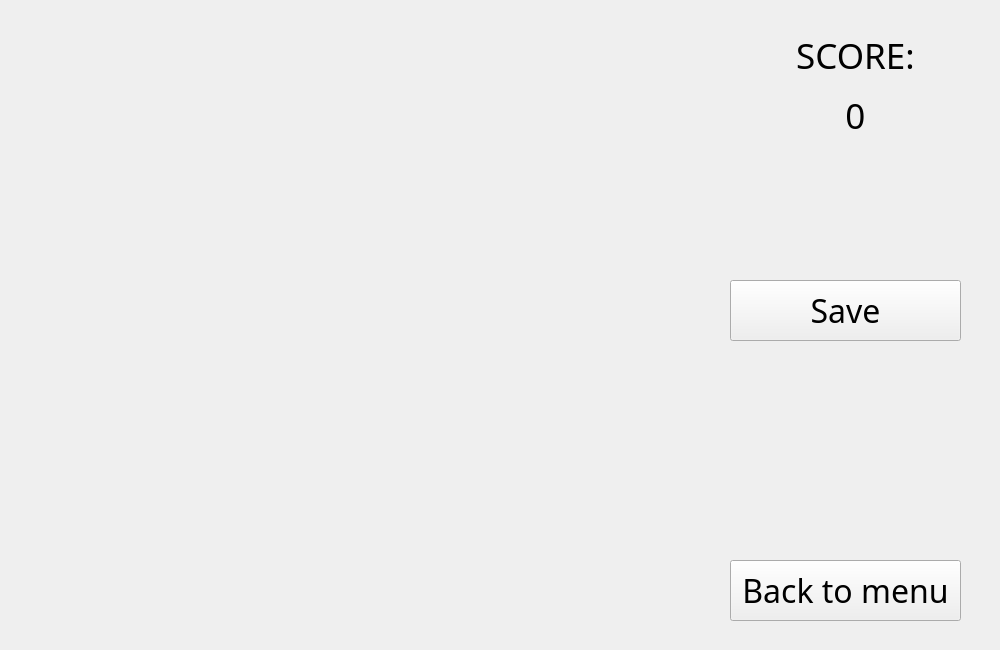
<?xml version="1.0" encoding="UTF-8"?>
<ui version="4.0">
 <class>GameWindow</class>
 <widget class="QDialog" name="GameWindow">
  <property name="windowModality">
   <enum>Qt::WindowModal</enum>
  </property>
  <property name="geometry">
   <rect>
    <x>0</x>
    <y>0</y>
    <width>1000</width>
    <height>650</height>
   </rect>
  </property>
  <property name="windowTitle">
   <string>2048</string>
  </property>
  <widget class="QPushButton" name="saveButton">
   <property name="geometry">
    <rect>
     <x>730</x>
     <y>280</y>
     <width>231</width>
     <height>61</height>
    </rect>
   </property>
   <property name="sizeIncrement">
    <size>
     <width>0</width>
     <height>0</height>
    </size>
   </property>
   <property name="font">
    <font>
     <family>Bahnschrift Light SemiCondensed</family>
     <pointsize>24</pointsize>
     <weight>50</weight>
     <bold>false</bold>
    </font>
   </property>
   <property name="focusPolicy">
    <enum>Qt::NoFocus</enum>
   </property>
   <property name="text">
    <string>Save</string>
   </property>
  </widget>
  <widget class="QPushButton" name="back_to_menuButton">
   <property name="geometry">
    <rect>
     <x>730</x>
     <y>560</y>
     <width>231</width>
     <height>61</height>
    </rect>
   </property>
   <property name="font">
    <font>
     <family>Bahnschrift Light SemiCondensed</family>
     <pointsize>24</pointsize>
     <weight>50</weight>
     <bold>false</bold>
    </font>
   </property>
   <property name="focusPolicy">
    <enum>Qt::NoFocus</enum>
   </property>
   <property name="text">
    <string>Back to menu</string>
   </property>
  </widget>
  <widget class="QLabel" name="boardLabel">
   <property name="geometry">
    <rect>
     <x>30</x>
     <y>20</y>
     <width>391</width>
     <height>301</height>
    </rect>
   </property>
   <property name="text">
    <string/>
   </property>
  </widget>
  <widget class="QWidget" name="gridLayoutWidget">
   <property name="geometry">
    <rect>
     <x>20</x>
     <y>10</y>
     <width>691</width>
     <height>631</height>
    </rect>
   </property>
   <layout class="QGridLayout" name="gameBoard">
    <property name="leftMargin">
     <number>0</number>
    </property>
    <property name="spacing">
     <number>0</number>
    </property>
   </layout>
  </widget>
  <widget class="QLabel" name="label">
   <property name="geometry">
    <rect>
     <x>710</x>
     <y>20</y>
     <width>291</width>
     <height>71</height>
    </rect>
   </property>
   <property name="font">
    <font>
     <family>Bahnschrift Light SemiCondensed</family>
     <pointsize>26</pointsize>
    </font>
   </property>
   <property name="text">
    <string>SCORE:</string>
   </property>
   <property name="alignment">
    <set>Qt::AlignCenter</set>
   </property>
  </widget>
  <widget class="QLabel" name="ScoreLabel">
   <property name="geometry">
    <rect>
     <x>710</x>
     <y>80</y>
     <width>291</width>
     <height>71</height>
    </rect>
   </property>
   <property name="font">
    <font>
     <family>Bahnschrift Light SemiCondensed</family>
     <pointsize>26</pointsize>
    </font>
   </property>
   <property name="text">
    <string>0</string>
   </property>
   <property name="alignment">
    <set>Qt::AlignCenter</set>
   </property>
  </widget>
 </widget>
 <resources/>
 <connections/>
</ui>
